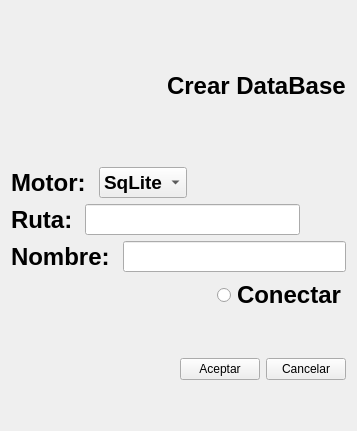
         <widget class="QWidget" name="tab_2">
          <attribute name="icon">
           <iconset resource="iconos.qrc">
            <normaloff>:/new/prefix1/iconos/Crear.png</normaloff>:/new/prefix1/iconos/Crear.png</iconset>
          </attribute>
          <attribute name="title">
           <string>Crear DB</string>
          </attribute>
          <layout class="QGridLayout" name="gridLayout_11">
           <item row="0" column="0">
            <layout class="QVBoxLayout" name="verticalLayout_5">
             <item>
              <layout class="QHBoxLayout" name="horizontalLayout_23">
               <item>
                <widget class="QLabel" name="label">
                 <property name="minimumSize">
                  <size>
                   <width>150</width>
                   <height>150</height>
                  </size>
                 </property>
                 <property name="maximumSize">
                  <size>
                   <width>150</width>
                   <height>150</height>
                  </size>
                 </property>
                 <property name="styleSheet">
                  <string notr="true">border-image: url(:/new/prefix1/iconos/Crear.png);</string>
                 </property>
                 <property name="text">
                  <string/>
                 </property>
                </widget>
               </item>
               <item>
                <widget class="QLabel" name="label_22">
                 <property name="font">
                  <font>
                   <pointsize>18</pointsize>
                   <bold>true</bold>
                  </font>
                 </property>
                 <property name="text">
                  <string>Crear DataBase</string>
                 </property>
                </widget>
               </item>
              </layout>
             </item>
             <item>
              <layout class="QVBoxLayout" name="verticalLayout_3">
               <item>
                <layout class="QVBoxLayout" name="verticalLayout">
                 <item>
                  <layout class="QHBoxLayout" name="horizontalLayout_2">
                   <item>
                    <widget class="QLabel" name="label_3">
                     <property name="font">
                      <font>
                       <pointsize>18</pointsize>
                       <bold>true</bold>
                      </font>
                     </property>
                     <property name="text">
                      <string>Motor: </string>
                     </property>
                    </widget>
                   </item>
                   <item>
                    <widget class="QComboBox" name="motorCrearDB">
                     <property name="font">
                      <font>
                       <pointsize>14</pointsize>
                       <bold>true</bold>
                      </font>
                     </property>
                     <property name="styleSheet">
                      <string notr="true"/>
                     </property>
                     <property name="frame">
                      <bool>true</bool>
                     </property>
                     <item>
                      <property name="text">
                       <string>SqLite</string>
                      </property>
                      <property name="icon">
                       <iconset resource="iconos.qrc">
                        <normaloff>:/new/prefix1/iconos/R.png</normaloff>:/new/prefix1/iconos/R.png</iconset>
                      </property>
                     </item>
                    </widget>
                   </item>
                   <item>
                    <spacer name="horizontalSpacer">
                     <property name="orientation">
                      <enum>Qt::Horizontal</enum>
                     </property>
                     <property name="sizeHint" stdset="0">
                      <size>
                       <width>40</width>
                       <height>20</height>
                      </size>
                     </property>
                    </spacer>
                   </item>
                  </layout>
                 </item>
                 <item>
                  <layout class="QHBoxLayout" name="horizontalLayout_3">
                   <item>
                    <widget class="QLabel" name="label_4">
                     <property name="font">
                      <font>
                       <pointsize>18</pointsize>
                       <bold>true</bold>
                      </font>
                     </property>
                     <property name="text">
                      <string>Ruta: </string>
                     </property>
                    </widget>
                   </item>
                   <item>
                    <widget class="QLineEdit" name="rutaCrearDB">
                     <property name="font">
                      <font>
                       <pointsize>14</pointsize>
                       <bold>true</bold>
                      </font>
                     </property>
                    </widget>
                   </item>
                   <item>
                    <widget class="QPushButton" name="BuscarrutaCrearDB">
                     <property name="text">
                      <string/>
                     </property>
                     <property name="icon">
                      <iconset resource="iconos.qrc">
                       <normaloff>:/new/prefix1/iconos/ruta.png</normaloff>:/new/prefix1/iconos/ruta.png</iconset>
                     </property>
                     <property name="flat">
                      <bool>true</bool>
                     </property>
                    </widget>
                   </item>
                  </layout>
                 </item>
                 <item>
                  <layout class="QHBoxLayout" name="horizontalLayout_4">
                   <item>
                    <widget class="QLabel" name="label_5">
                     <property name="font">
                      <font>
                       <pointsize>18</pointsize>
                       <bold>true</bold>
                      </font>
                     </property>
                     <property name="text">
                      <string>Nombre: </string>
                     </property>
                    </widget>
                   </item>
                   <item>
                    <widget class="QLineEdit" name="NombreCrearDB">
                     <property name="font">
                      <font>
                       <pointsize>14</pointsize>
                       <bold>true</bold>
                      </font>
                     </property>
                    </widget>
                   </item>
                  </layout>
                 </item>
                </layout>
               </item>
               <item>
                <layout class="QVBoxLayout" name="verticalLayout_2">
                 <item>
                  <layout class="QHBoxLayout" name="horizontalLayout">
                   <item>
                    <spacer name="horizontalSpacer_3">
                     <property name="orientation">
                      <enum>Qt::Horizontal</enum>
                     </property>
                     <property name="sizeHint" stdset="0">
                      <size>
                       <width>40</width>
                       <height>20</height>
                      </size>
                     </property>
                    </spacer>
                   </item>
                   <item>
                    <widget class="QRadioButton" name="conectarCrearDB">
                     <property name="font">
                      <font>
                       <pointsize>18</pointsize>
                       <bold>true</bold>
                      </font>
                     </property>
                     <property name="text">
                      <string>Conectar</string>
                     </property>
                    </widget>
                   </item>
                  </layout>
                 </item>
                 <item>
                  <spacer name="verticalSpacer_2">
                   <property name="orientation">
                    <enum>Qt::Vertical</enum>
                   </property>
                   <property name="sizeHint" stdset="0">
                    <size>
                     <width>20</width>
                     <height>40</height>
                    </size>
                   </property>
                  </spacer>
                 </item>
                 <item>
                  <layout class="QHBoxLayout" name="horizontalLayout_5">
                   <item>
                    <spacer name="horizontalSpacer_2">
                     <property name="orientation">
                      <enum>Qt::Horizontal</enum>
                     </property>
                     <property name="sizeHint" stdset="0">
                      <size>
                       <width>40</width>
                       <height>20</height>
                      </size>
                     </property>
                    </spacer>
                   </item>
                   <item>
                    <widget class="QPushButton" name="pushButton">
                     <property name="styleSheet">
                      <string notr="true"/>
                     </property>
                     <property name="text">
                      <string>Aceptar</string>
                     </property>
                    </widget>
                   </item>
                   <item>
                    <widget class="QPushButton" name="pushButton_2">
                     <property name="text">
                      <string>Cancelar</string>
                     </property>
                    </widget>
                   </item>
                  </layout>
                 </item>
                 <item>
                  <spacer name="verticalSpacer_3">
                   <property name="orientation">
                    <enum>Qt::Vertical</enum>
                   </property>
                   <property name="sizeHint" stdset="0">
                    <size>
                     <width>20</width>
                     <height>40</height>
                    </size>
                   </property>
                  </spacer>
                 </item>
                </layout>
               </item>
              </layout>
             </item>
            </layout>
           </item>
          </layout>
         </widget>
